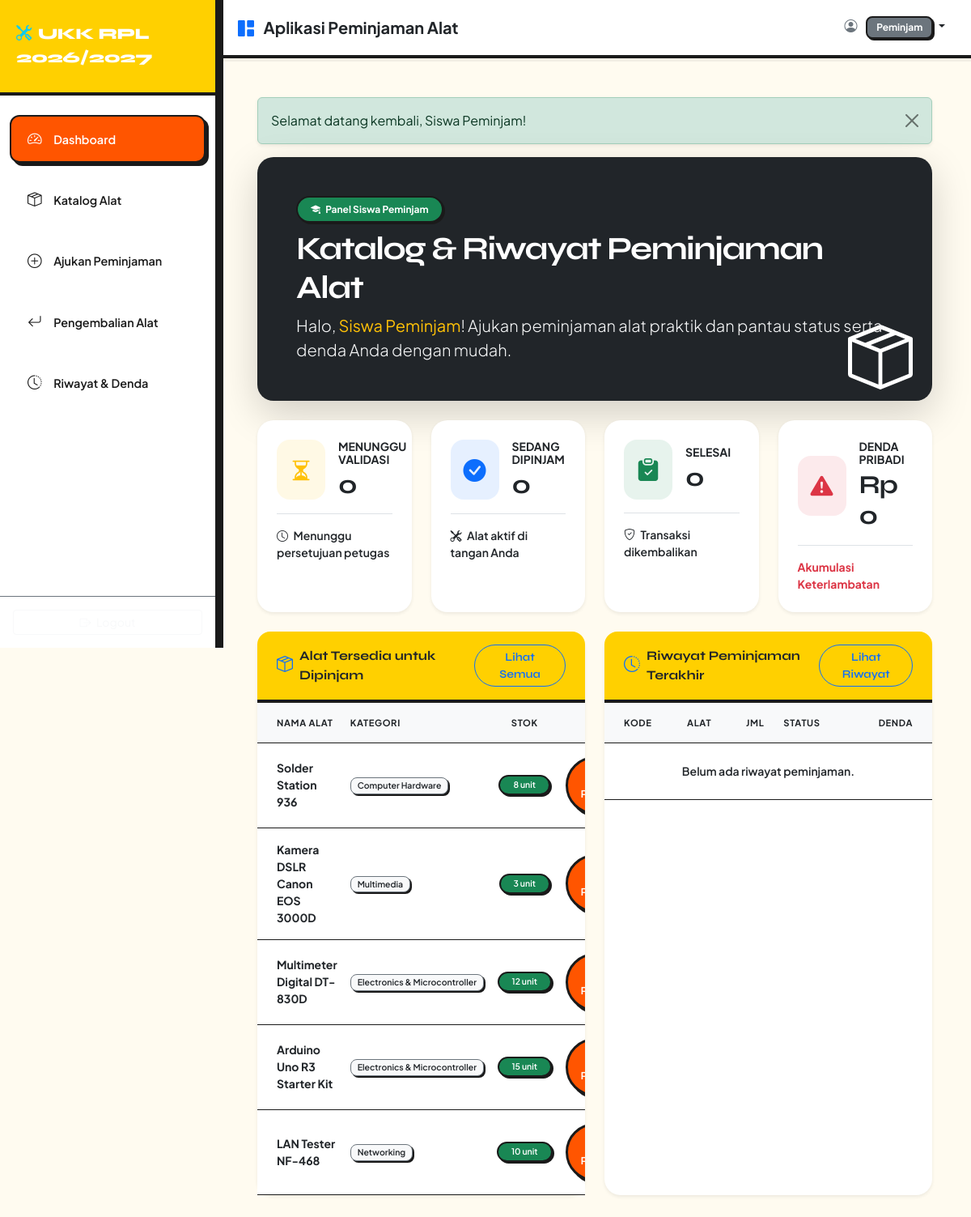
Page /public/index.php?route=peminjam/dashboard (signed in) on the committed database.
### tables this page shows
CREATE TABLE alat (
    id_alat INT AUTO_INCREMENT PRIMARY KEY,
    id_kategori INT NOT NULL,
    nama_alat VARCHAR(150) NOT NULL,
    deskripsi TEXT,
    stok INT NOT NULL CHECK (stok >= 0),
    kondisi VARCHAR(50) NOT NULL DEFAULT 'Baik',
    lokasi VARCHAR(100) NOT NULL,
    gambar VARCHAR(255) NULL,
    created_at TIMESTAMP DEFAULT CURRENT_TIMESTAMP,
    FOREIGN KEY (id_kategori) REFERENCES kategori(id_kategori) ON DELETE RESTRICT ON UPDATE CASCADE,
    INDEX idx_kategori (id_kategori),
    INDEX idx_nama_alat (nama_alat)
);

CREATE TABLE kategori (
    id_kategori INT AUTO_INCREMENT PRIMARY KEY,
    nama_kategori VARCHAR(100) NOT NULL,
    deskripsi TEXT,
    created_at TIMESTAMP DEFAULT CURRENT_TIMESTAMP
);

### public/index.php (called while the page is built, shortened)
<?php
require_once __DIR__ . '/../config/app.php';
require_once __DIR__ . '/../routes/web.php';

### config/database.php (called while the page is built)
<?php
class Database {
    private static $instance = null;
    private $pdo;
    private $host = 'localhost';
    private $db_name = 'db_peminjaman';
    private $username = 'root';
    private $password = '';
    private function __construct() {
        try {
            $dsn = "mysql:host=" . $this->host . ";dbname=" . $this->db_name . ";charset=utf8mb4";
            $options = [
                PDO::ATTR_ERRMODE => PDO::ERRMODE_EXCEPTION,
                PDO::ATTR_DEFAULT_FETCH_MODE => PDO::FETCH_ASSOC,
                PDO::ATTR_EMULATE_PREPARES => false,
            ];
            $this->pdo = new PDO($dsn, $this->username, $this->password, $options);
        } catch(PDOException $e) {
            die("Koneksi Database Gagal: " . $e->getMessage());
        }
    }
    public static function getInstance() {
        if (self::$instance === null) {
            self::$instance = new self();
        }
        return self::$instance;
    }
    public function getConnection() {
        return $this->pdo;
    }
}

### models/Peminjaman.php (called while the page is built, shortened)
<?php
require_once __DIR__ . '/../config/database.php';
class Peminjaman {
    private $db;
    public function __construct() {
        $this->db = Database::getInstance()->getConnection();
    }
    public function countUserStats($user_id) {
        $stmt = $this->db->prepare("SELECT
            SUM(CASE WHEN status = 'menunggu' THEN 1 ELSE 0 END) as menunggu,
            SUM(CASE WHEN status = 'disetujui' THEN 1 ELSE 0 END) as disetujui,
            SUM(CASE WHEN status = 'selesai' THEN 1 ELSE 0 END) as selesai,
            SUM(CASE WHEN status = 'ditolak' THEN 1 ELSE 0 END) as ditolak,
            SUM(denda) as total_denda,
            COUNT(*) as total
            FROM peminjaman WHERE id_user = ?");
        $stmt->execute([$user_id]);
        return $stmt->fetch();
    }
}

### config/app.php (called while the page is built)
<?php
return [
    'app_name' => 'Aplikasi Peminjaman Alat UKK RPL',
    'app_version' => '1.0.0',
    'base_url' => 'http://localhost/aplikasi-peminjaman-1/public',
    'denda_per_hari' => 5000.00
];

### models/Alat.php (called while the page is built, shortened)
<?php
require_once __DIR__ . '/../config/database.php';
class Alat {
    private $db;
    public function __construct() {
        $this->db = Database::getInstance()->getConnection();
    }
    public function getAll($kategori_id = null, $search = null, $available_only = false) {
        $sql = "SELECT a.*, k.nama_kategori FROM alat a JOIN kategori k ON a.id_kategori = k.id_kategori WHERE 1=1";
        $params = [];
        if ($available_only) {
            $sql .= " AND a.stok > 0";
        }
        $sql .= " ORDER BY a.id_alat DESC";
        $stmt = $this->db->prepare($sql);
        $stmt->execute($params);
        return $stmt->fetchAll();
    }
}

### views/peminjam/dashboard.php (the view, shortened to what this page needs)
<?php
require_once __DIR__ . '/../layouts/header.php';
require_once __DIR__ . '/../layouts/sidebar.php';
require_once __DIR__ . '/../layouts/navbar.php';
$stats = $stats ?? [];
$alats = $alats ?? [];
$riwayats = $riwayats ?? [];
$baseUrl = $config['base_url'] ?? '';
?>
<div class="card shadow-lg mb-4 border-0 overflow-hidden position-relative bg-dark text-white">
    <div class="position-absolute end-0 bottom-0 opacity-10 pe-4 pb-2">
        <i class="bi bi-box-seam display-1"></i>
    </div>
    <div class="card-body p-4 p-md-5 position-relative z-1">
        <span class="badge bg-success text-white fw-bold px-3 py-2 mb-2 rounded-pill"><i class="bi bi-mortarboard-fill me-1"></i> Panel Siswa Peminjam</span>
        <h1 class="display-6 fw-bold mb-2 text-white">Katalog & Riwayat Peminjaman Alat</h1>
        <p class="lead text-light mb-0">Halo, <strong class="text-warning"><?php echo htmlspecialchars($_SESSION['nama_lengkap'] ?? 'Peminjam'); ?></strong>! Ajukan peminjaman alat praktik dan pantau status serta denda Anda dengan mudah.</p>
    </div>
</div>
<div class="row g-4 mb-4">
    <div class="col-xl-3 col-md-6">
        <div class="card border-0 shadow-sm h-100 bg-white">
            <div class="card-body p-4">
                <div class="d-flex align-items-center">
                    <div class="flex-shrink-0 bg-warning bg-opacity-10 text-warning p-3 rounded-4 fs-3">
                        <i class="bi bi-hourglass-split"></i>
                    </div>
                    <div class="flex-grow-1 ms-3">
                        <h6 class="text-dark fw-bold mb-1 small text-uppercase">Menunggu Validasi</h6>
                        <h2 class="fw-bold text-dark mb-0"><?php echo number_format((int)($stats['menunggu'] ?? 0)); ?></h2>
                    </div>
                </div>
                <div class="mt-3 pt-3 border-top text-dark small fw-semibold">
                    <i class="bi bi-clock me-1"></i> Menunggu persetujuan petugas
                </div>
            </div>
        </div>
    </div>
    <div class="col-xl-3 col-md-6">
        <div class="card border-0 shadow-sm h-100 bg-white">
            <div class="card-body p-4">
                <div class="d-flex align-items-center">
                    <div class="flex-shrink-0 bg-primary bg-opacity-10 text-primary p-3 rounded-4 fs-3">
                        <i class="bi bi-check-circle-fill"></i>
                    </div>
                    <div class="flex-grow-1 ms-3">
                        <h6 class="text-dark fw-bold mb-1 small text-uppercase">Sedang Dipinjam</h6>
                        <h2 class="fw-bold text-dark mb-0"><?php echo number_format((int)($stats['disetujui'] ?? 0)); ?></h2>
                    </div>
                </div>
                <div class="mt-3 pt-3 border-top text-dark small fw-semibold">
                    <i class="bi bi-tools me-1"></i> Alat aktif di tangan Anda
                </div>
            </div>
        </div>
    </div>
    <div class="col-xl-3 col-md-6">
        <div class="card border-0 shadow-sm h-100 bg-white">
            <div class="card-body p-4">
                <div class="d-flex align-items-center">
                    <div class="flex-shrink-0 bg-success bg-opacity-10 text-success p-3 rounded-4 fs-3">
                        <i class="bi bi-clipboard-check-fill"></i>
                    </div>
                    <div class="flex-grow-1 ms-3">
                        <h6 class="text-dark fw-bold mb-1 small text-uppercase">Selesai</h6>
                        <h2 class="fw-bold text-dark mb-0"><?php echo number_format((int)($stats['selesai'] ?? 0)); ?></h2>
                    </div>
                </div>
                <div class="mt-3 pt-3 border-top text-dark small fw-semibold">
                    <i class="bi bi-shield-check me-1"></i> Transaksi dikembalikan
                </div>
            </div>
        </div>
    </div>
    <div class="col-xl-3 col-md-6">
        <div class="card border-0 shadow-sm h-100 bg-white">
            <div class="card-body p-4">
                <div class="d-flex align-items-center">
                    <div class="flex-shrink-0 bg-danger bg-opacity-10 text-danger p-3 rounded-4 fs-3">
                        <i class="bi bi-exclamation-triangle-fill"></i>
                    </div>
                    <div class="flex-grow-1 ms-3">
                        <h6 class="text-dark fw-bold mb-1 small text-uppercase">Denda Pribadi</h6>
                        <h2 class="fw-bold text-dark mb-0">Rp <?php echo number_format((float)($stats['total_denda'] ?? 0), 0, ',', '.'); ?></h2>
                    </div>
                </div>
                <div class="mt-3 pt-3 border-top text-danger small fw-bold">
                    Akumulasi Keterlambatan
                </div>
            </div>
        </div>
    </div>
</div>
<div class="row g-4">
    <div class="col-lg-6">
        <div class="card border-0 shadow-sm h-100">
            <div class="card-header bg-white fw-bold py-3 px-4 d-flex justify-content-between align-items-center border-0">
                <span class="d-flex align-items-center text-dark">
                    <i class="bi bi-box-seam text-primary fs-5 me-2"></i> Alat Tersedia untuk Dipinjam
                </span>
                <a href="<?php echo htmlspecialchars($baseUrl); ?>/index.php?route=peminjam/daftar-alat" class="btn btn-sm btn-outline-primary rounded-pill px-3 fw-semibold">Lihat Semua</a>
            </div>
            <div class="card-body p-0">
                <div class="table-responsive">
                    <table class="table table-hover align-middle mb-0 small">
                        <thead class="table-light">
                            <tr>
                                <th class="ps-4 py-3 text-dark fw-bold small text-uppercase">Nama Alat</th>
                                <th class="py-3 text-dark fw-bold small text-uppercase">Kategori</th>
                                <th class="text-center py-3 text-dark fw-bold small text-uppercase">Stok</th>
                                <th class="text-end pe-4 py-3 text-dark fw-bold small text-uppercase">Aksi</th>
                            </tr>
                        </thead>
                        <tbody>
                            <?php if (empty($alats)): ?>
                               <tr><td colspan="4" class="text-center py-4 text-dark fw-semibold">Tidak ada alat tersedia saat ini.</td></tr>
                            <?php else: ?>
                                <?php $count = 0; foreach ($alats as $a): if ($count++ >= 5) break; ?>
                                    <tr>
                                        <td class="ps-4 py-3 fw-bold text-dark"><?php echo htmlspecialchars($a['nama_alat'] ?? ''); ?></td>
                                        <td class="py-3"><span class="badge bg-light text-dark border border-secondary px-2 py-1 fw-semibold"><?php echo htmlspecialchars($a['nama_kategori'] ?? ''); ?></span></td>
                                        <td class="text-center py-3"><span class="badge bg-success text-white rounded-pill px-3 fw-semibold"><?php echo (int)($a['stok'] ?? 0); ?> unit</span></td>
                                        <td class="text-end pe-4 py-3">
                                            <a href="<?php echo htmlspecialchars($baseUrl); ?>/index.php?route=peminjam/pengajuan&id_alat=<?php echo (int)$a['id_alat']; ?>" class="btn btn-sm btn-primary rounded-pill px-3 fw-semibold">
                                            </a>
                                        </td>
                                    </tr>
                                <?php endforeach; ?>
                            <?php endif; ?>
                        </tbody>
                    </table>
                </div>
            </div>
        </div>
    </div>
    <div class="col-lg-6">
        <div class="card border-0 shadow-sm h-100">
            <div class="card-header bg-white fw-bold py-3 px-4 d-flex justify-content-between align-items-center border-0">
                <span class="d-flex align-items-center text-dark">
                    <i class="bi bi-clock-history text-primary fs-5 me-2"></i> Riwayat Peminjaman Terakhir
                </span>
                <a href="<?php echo htmlspecialchars($baseUrl); ?>/index.php?route=peminjam/riwayat" class="btn btn-sm btn-outline-primary rounded-pill px-3 fw-semibold">Lihat Riwayat</a>
            </div>
            <div class="card-body p-0">
                <div class="table-responsive">
                    <table class="table table-hover align-middle mb-0 small">
                        <thead class="table-light">
                            <tr>
                                <th class="ps-4 py-3 text-dark fw-bold small text-uppercase">Kode</th>
                                <th class="py-3 text-dark fw-bold small text-uppercase">Alat</th>
                                <th class="text-center py-3 text-dark fw-bold small text-uppercase">Jml</th>
                                <th class="py-3 text-dark fw-bold small text-uppercase">Status</th>
                                <th class="text-end pe-4 py-3 text-dark fw-bold small text-uppercase">Denda</th>
                            </tr>
                        </thead>
                        <tbody>
                            <?php if (empty($riwayats)): ?>
                                <tr><td colspan="5" class="text-center py-4 text-dark fw-semibold">Belum ada riwayat peminjaman.</td></tr>
                            <?php endif; ?>
                        </tbody>
                    </table>
                </div>
            </div>
        </div>
    </div>
</div>
<?php require_once __DIR__ . '/../layouts/footer.php'; ?>

### views/layouts/header.php (style rules this page uses)
:root { --ov-bg: #fffbf0; --ov-surface: #ffffff; --ov-text: #1a1a1a; --ov-muted: #666666; --ov-border: #1a1a1a; --ov-accent: #ff5500; --ov-yellow: #ffd000; }
body { background-color: var(--ov-bg); color: var(--ov-text); font-family: 'Plus Jakarta Sans', sans-serif; min-height: 100vh; }
h1, h2, h3, h4, h5, .brand-font { font-family: 'Syne', sans-serif; font-weight: 800; letter-spacing: -0.04em; }
.card { background-color: var(--ov-surface); border: 4px solid var(--ov-border); border-radius: 20px; box-shadow: 6px 6px 0 0 var(--ov-border); transition: all 0.15s ease; }
.card-header { background-color: var(--ov-yellow) !important; border-bottom: 4px solid var(--ov-border) !important; color: var(--ov-text) !important; font-family: 'Syne', sans-serif; font-weight: 800; padding: 1.25rem 1.5rem; border-top-left-radius: 16px !important; border-top-right-radius: 16px !important; }
.table { color: var(--ov-text) !important; border-color: var(--ov-border) !important; }
.table-light { background-color: #fff4d1 !important; color: var(--ov-text) !important; border-color: var(--ov-border) !important; font-weight: 700; text-transform: uppercase; font-size: 0.8rem; letter-spacing: 0.05em; }
.btn-primary { background-color: var(--ov-accent); border: 3px solid var(--ov-border); border-radius: 12px; font-family: 'Syne', sans-serif; font-weight: 800; padding: 0.75rem 1.5rem; box-shadow: 4px 4px 0 0 var(--ov-border); transition: all 0.15s ease; color: #fff; }
.badge { border: 2px solid var(--ov-border); border-radius: 8px; font-weight: 700; padding: 0.5em 0.9em; box-shadow: 2px 2px 0 0 var(--ov-border); }

### rows in the picture
alat: nama_alat "Solder Station 936", id_kategori.nama_kategori "Computer Hardware", stok "8"
alat: nama_alat "Kamera DSLR Canon EOS 3000D", id_kategori.nama_kategori "Multimedia", stok "3"
alat: nama_alat "Multimeter Digital DT-830D", id_kategori.nama_kategori "Electronics & Microcontroller", stok "12"
alat: nama_alat "Arduino Uno R3 Starter Kit", id_kategori.nama_kategori "Electronics & Microcontroller", stok "15"
alat: nama_alat "LAN Tester NF-468", id_kategori.nama_kategori "Networking", stok "10"

### other values in the picture
$_SESSION['role'] "Peminjam"
$flash['message'] "Selamat datang kembali, Siswa Peminjam!"
$_SESSION['nama_lengkap'] "Siswa Peminjam"
$stats['menunggu'] "0"
$stats['disetujui'] "0"
$stats['selesai'] "0"
$stats['total_denda'] "0"
